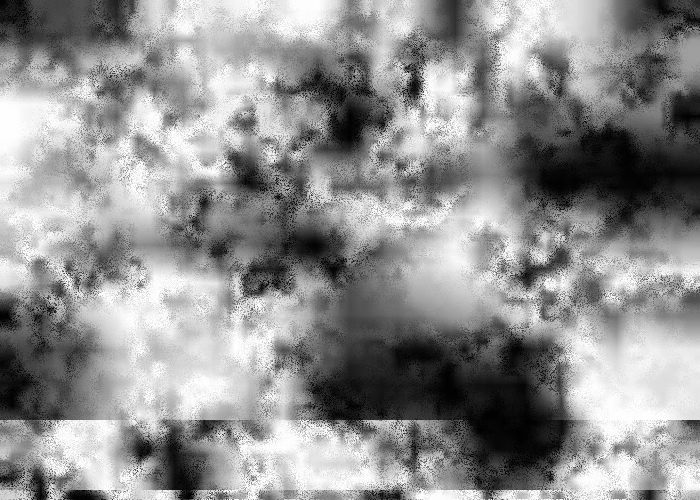
Frame 1 (no input)
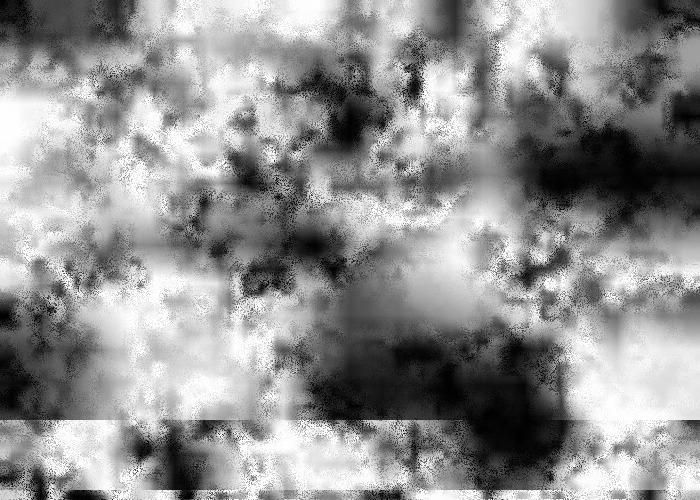
Frame 2 (the mouse pressed at the canvas centre, redrawn once)

The p5.js sketch that drew these frames (run headless with seeded random() and noise() and a simulated clock; the mouse was pressed at the canvas centre and the sketch redrawn once):

// p5.js sketch
// ── sketch.js
let layers = []
const numLayers = 6

const width = 700
const height = 500

function setup() {
    createCanvas(width, height)
    noStroke()
    for (let i = 0; i < numLayers; i++) {
        if (i == 0) {
            layers.push(createGraphics(width, height))
        } else {
            layers.push(createGraphics(width / (2 ** (i + 2)), height / (2 ** (i + 2))))
        }

        layers[i].noStroke()

        for (let x = 0; x < layers[i].width; x++) {
            for (let y = 0; y < layers[i].height; y++) {
                layers[i].fill(random(0, 255))
                layers[i].rect(x, y, 1, 1)
            }
        }
    }
    blendMode(HARD_LIGHT)
    noLoop()
}

function draw() {
    background(220)
    // image(layers[0], 0, 0)
    for (let i = 0; i < numLayers; i++) {
        image(layers[i], 0, 0, width, height)
    }
}
